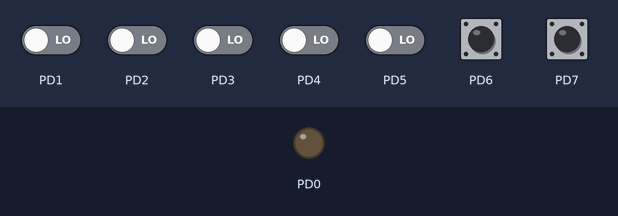
Bench run of a program on a simulated ATmega328P, built with avr-gcc and emulated at 8 MHz. On the bench: output pins drawn as LEDs (lit = HIGH). The inputs (shaded band) are chosen by the test bench; at power-on: PD6, PD7 HIGH, PD1–5 LOW.

Above: at 1.2 s.
1.3 s: PD6 pulled LOW for 0.15 s
At 1.56 s:
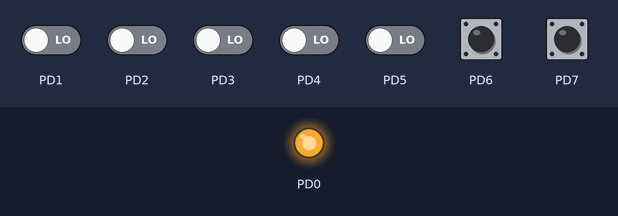
Timing chart, 0 to 10.3 s (numbered marks = the images above; inputs shaded):
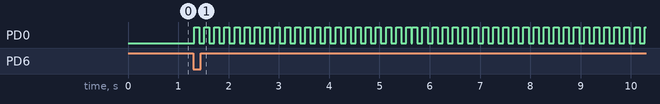

The program:

main.c
```c
/*
 * TWO button_debounce_v1.c
 *
 * Created: 30/12/2023
 * Author : Happymacer
 *
 * This version 1 uses CTC method as this auto resets the counter to 0 on compare match and at least 2 buttons
 *
 * This file has all the code in this file.
 *
 *
 * refer https://www.nongnu.org/avr-libc/user-manual/index.html and https://www.gnu.org/software/gnu-c-manual/gnu-c-manual.html
 *
 * Process -
 * 1 - setup a regular counter for 1ms ticks (ie the equivalent to Arduino Millis())
 * 2 - This version uses Timer 0 with a count value of 125 and prescale is 64 assuming 8MHz clock.
 * 3 - Update the button in the ISR of the 1ms timer, so the button gets tested every 1ms
 * 4 - refer to button debounce algorithm https://hackaday.com/2015/12/10/embed-with-elliot-debounce-your-noisy-buttons-part-ii/#more-180185 for details how the debounce works
 *
 */

//includes
#include <avr/io.h>
#include <avr/interrupt.h>
#include <stdint.h>

//defines
#define SET_BIT(byte, bit) (byte |= (1 << bit))
#define CLEAR_BIT(byte, bit) (byte &= ~(1 << bit))
#define TOGGLE_BIT(byte, bit) (byte ^= (1 << bit))
#define button1 0x07
#define button2 0x06
#define LED 0x00
#define MASK 0b11000111

//Global variables
uint8_t button1_history;
uint8_t button2_history;
volatile uint64_t milliCtr;
volatile uint64_t startCnt;  //dont set these to 0 to ensure the compiler puts the variables in the .BSS section of the code (see Lib-c manual)
int delay = 1000;


//prototype functions
void startmillis();
void update_button(uint8_t *button_history, uint8_t button_port, uint8_t button_bit);
uint8_t read_button(uint8_t byte, uint8_t bit);
uint8_t is_button_pressed(uint8_t *button_history);
uint8_t is_button_released(uint8_t *button_history);
uint8_t is_button_down(uint8_t *button_history);
uint8_t is_button_up(uint8_t *button_history);

//Interrupt handling routines
//Timer 0
//increment a global variable (milliCtr) once each time
ISR(TIMER0_COMPA_vect)
{
	// consider what happens when it overflows...
	// when overflow is due at next interrupt instance then
	// reset starting counter
	if (milliCtr >= UINT64_MAX)  //UINT64_MAX should equal 0xffff ffff ffff ffff
	{
		startCnt = milliCtr;
	}
	milliCtr++;
	update_button(&button1_history, PIND, button1);
	update_button(&button2_history, PIND, button2);
};


int main(void)
{
	uint8_t press_count = 0;
	uint8_t release_count = 0;
	// start the Millis timer - on timer 0 counts 125, prescale 64, interrupt on compare overflow
	startmillis();
	//use the LED on PD0 to signal the millis count is working
	startCnt = milliCtr;
	SET_BIT(DDRD,LED); //set bit D0 to output
	CLEAR_BIT(DDRD, button1);  //clear bit D7 to configure as input for button1
	CLEAR_BIT(DDRD, button2);  //clear bit D6 to configure as input for button2
	SET_BIT(PORTD, button1); //set bit D7 to turn on pullup resistor
	SET_BIT(PORTD, button2); //set bit D6 to turn on pullup resistor

    while (1)
    {
		if (milliCtr-startCnt >= delay) // count "delay" number of ms
		{
			startCnt = milliCtr;
			TOGGLE_BIT(PORTD, LED); // toggle the LED
		}

		//read the button

		if (is_button_down(&button2_history))
		{
			press_count++;
			delay = 50;
		}

		if (is_button_up(&button2_history))
		{
			release_count++;
			//delay = 150;
		}
    }

}


	// Start all subroutine definitions here


	void startmillis()
	{
		//enable global interrupts
		sei();
		// The overflow interrupt is TIMER0_OVF_vect
		TIMSK0 |= (1<<1);  // set Timer/Counter0 Interrupt Mask Register - enable timer 0 output compare interrupt
		OCR0A = 0xFA; // set Timer/Counter Register - counter start point
		TCCR0A = 0x02; // set Timer/Counter Control Register A to "CTC mode"
		TCCR0B = 0x03; // set Timer/Counter Control Register B, 64 prescaler

	}


	uint8_t read_button(uint8_t port, uint8_t bit)
	{
		if ((port & (1<<bit)) == 0) return 1; // (1<<bit) is to set the mask to all zeros except the bit in question. Single & as we are performing a logical "and", not a comparison)
		else return 0;
	}


	void update_button(uint8_t *button_history, uint8_t button_port, uint8_t button_bit)
	{
		*button_history = *button_history << 1;
		*button_history |= read_button(button_port, button_bit);
	}


	uint8_t is_button_pressed(uint8_t *button_history)
	{
		return (*button_history == 0b01111111);
	}


	uint8_t is_button_released(uint8_t *button_history)
	{
		uint8_t released = 0;
		if ((*button_history & MASK) == 0b11000000)
		{
			released = 1;
			*button_history = 0b00000000;
		}
		return released;
	}


	uint8_t is_button_down(uint8_t *button_history)
	{
		return (*button_history == 0b11111111);
	}


	uint8_t is_button_up(uint8_t *button_history)
	{
		return (*button_history == 0b00000000);
	}
```
